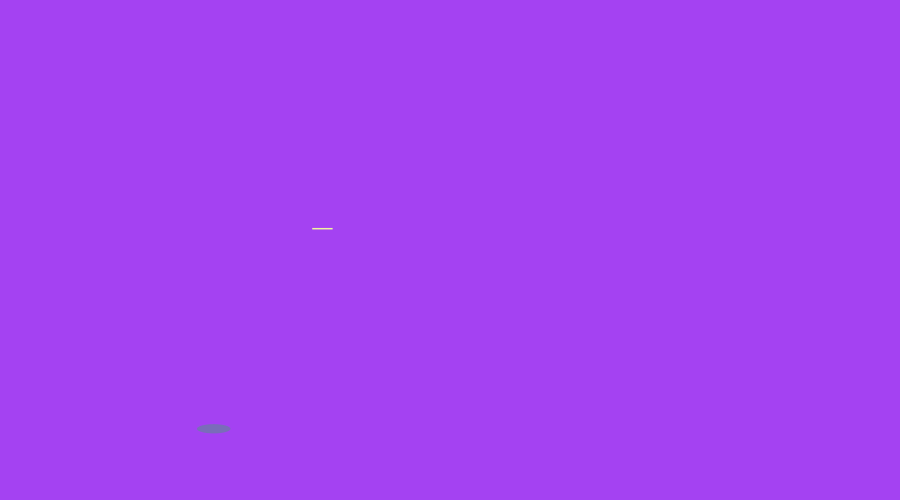
Frame 1 (no input)
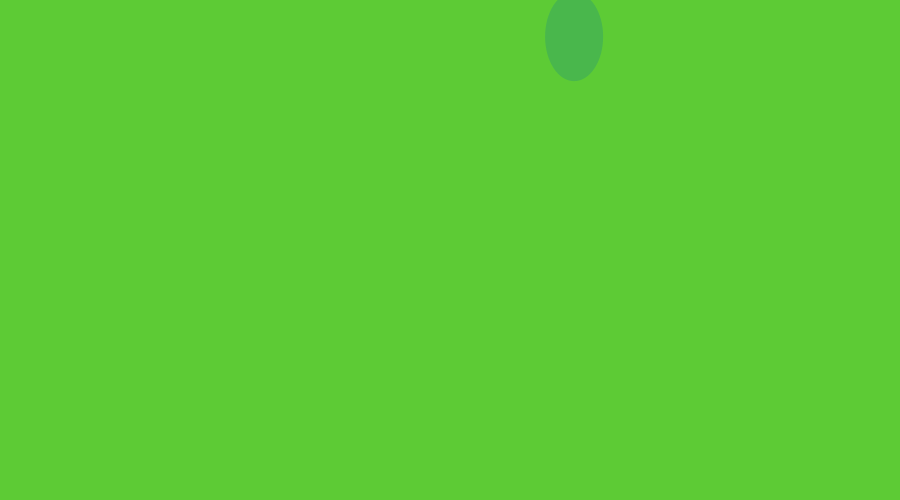
Frame 60 (the mouse pressed at the canvas centre just before this capture)
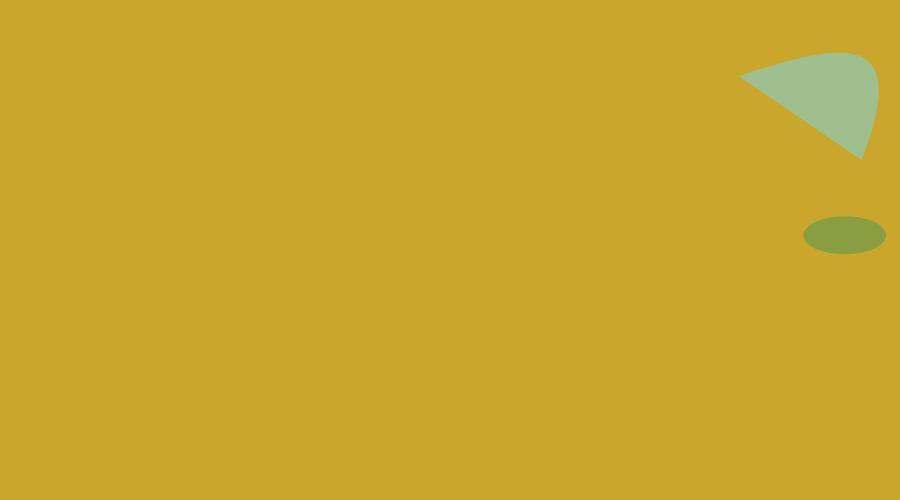
Frame 120 (the mouse held since frame 60 and released just before this capture)

The Processing sketch that drew these frames (run headless with seeded random() and noise(); from frame 60 on, the mouse is pressed at the canvas centre):

// Processing sketch: processing_94797
// ── processing_94797.pde

void setup(){
 size(900,500); //Size of window
 frameRate(8);  //8 frames per second
 noStroke(); //no lines around shape
 ellipseMode(CENTER); //x, y position is the center of circles
 
}

void draw(){
 background(random(255), random(255), random(255)); //random background color
 float x= random(0,900); //sets random x between 0-900
 float y= random(0,500); //sets random y between 0-500
 fill( random(0,178), random(107,255), random(0,175), 100);  //fill in color of ellipse with random color with 39% transparancy
 ellipse(x, y, random(0,100), random(0,100)); //ellipses
 if(x<=450){ //happens only of x is equal to or less than 450
   float a= random(0, 100); //sets random a between 0-100
   float b= random(0, 100); //sets random b between 0-100
   fill(239,245,161); //yellow color of squares
   rect(random(0, 900), random(0,500), a, b); //rectangles
 } else { //if x is greater than this happens
   float d= random(0, 900); //sets random d between 0-900
   float e= random(0, 900); //sets random e between 0-900
   float f= random(0, 900); //sets random f between 0-900
   float g= random(0, 900); //sets random g between 0-900
   float h= random(0, 900); //sets random h between 0-900
   float i= random(0, 900); //sets random i between 0-900
   float j= random(0, 900); //sets random j between 0-900
   float k= random(0, 900); //sets random k between 0-900
   fill(random(255), random(255), random(255), 120); //random curve color with 47% transparancy
   curve(d, e, f, g, h, i, j, k); //makes curve with random set points
   
  
 }
  
  
}
